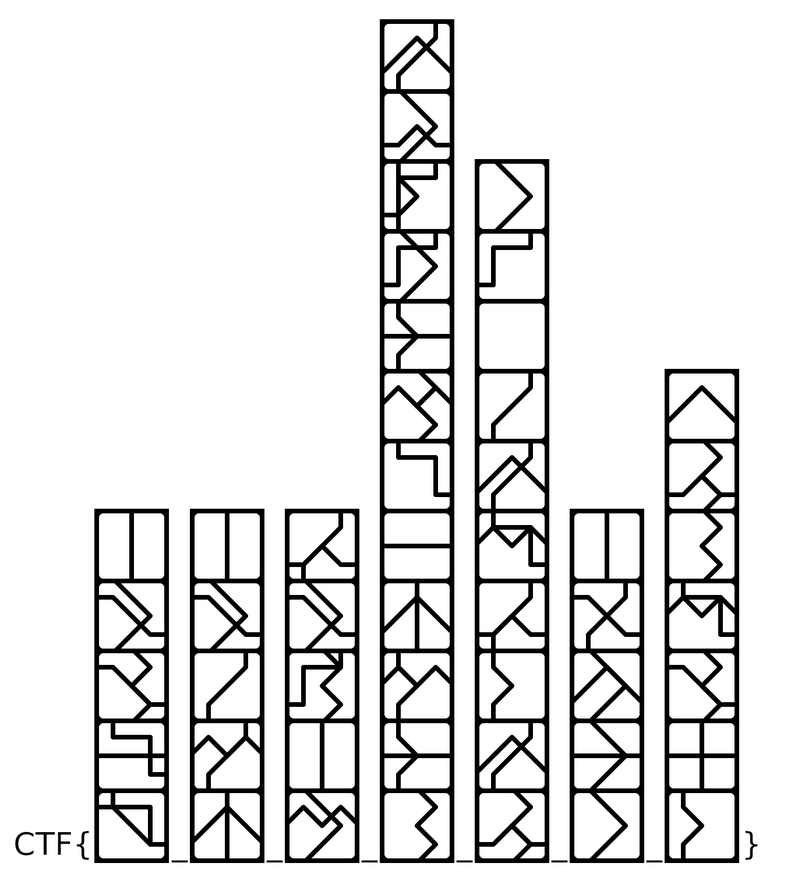
#> input picture ctfs/BSidesSF/2022/crypto/Septoglyph/flag.png, 798 x 884 px, shrunk from 1370 x 1517 before the run, found by its file name
$ python chall.py
#> lines starting #> are read from the running program, lines starting #| are printed output that depends on the picture
import numpy as np
import cv2
import random
from datetime import datetime

img = cv2.imread('flag.png')
#> img is the input picture: shape (884, 798, 3); min 0, max 255, mean 226
size_x, size_y = img.shape[:2]
#> size_x = 884; size_y = 798

enc_negpos = np.zeros_like(img)

random.seed(datetime.now().timestamp())

for i in range(size_x):
    for j in range(size_y):
        for rgb in range(3):
            negpos = random.random()
            if negpos < 0.5:
                enc_negpos[i, j, rgb] = img[i, j, rgb]
            else:
                enc_negpos[i, j, rgb] = img[i, j, rgb] ^ 255
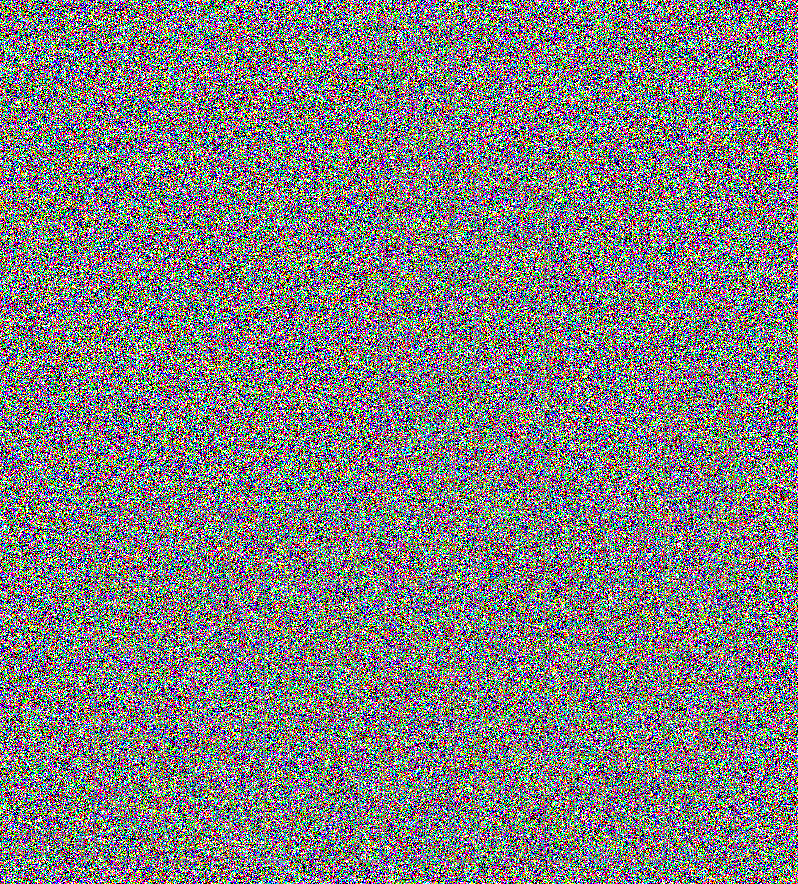
#> enc_negpos: shape (884, 798, 3); mean B, G, R 127.5, 127.5, 127.6


enc_shuffle = enc_negpos.copy()

for i in range(size_x):
    for j in range(size_y):
        shuffle = random.randint(1, 6)
        if shuffle == 1:
            enc_shuffle[i, j] = enc_negpos[i, j]
        elif shuffle == 2:
            enc_shuffle[i, j] = enc_negpos[i, j][[0, 2, 1]]
        elif shuffle == 3:
            enc_shuffle[i, j] = enc_negpos[i, j][[1, 0, 2]]
        elif shuffle == 4:
            enc_shuffle[i, j] = enc_negpos[i, j][[1, 2, 0]]
        elif shuffle == 5:
            enc_shuffle[i, j] = enc_negpos[i, j][[2, 0, 1]]
        else:
            enc_shuffle[i, j] = enc_negpos[i, j][[2, 1, 0]]
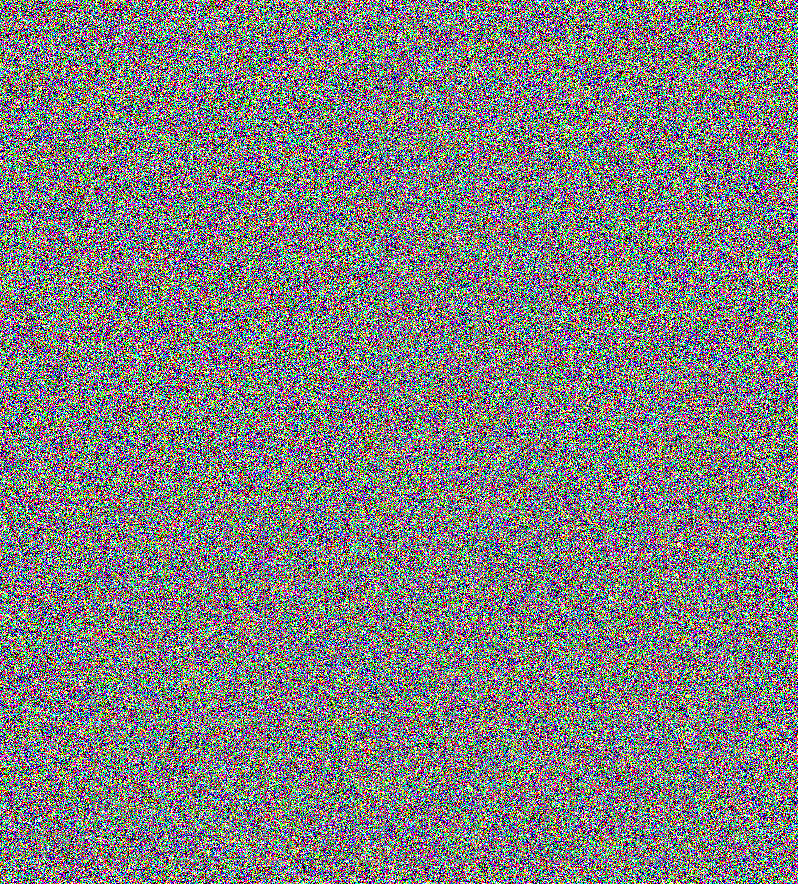
#> enc_shuffle: shape (884, 798, 3); mean B, G, R 127.5, 127.6, 127.6


cv2.imwrite('enc.png', enc_shuffle)
